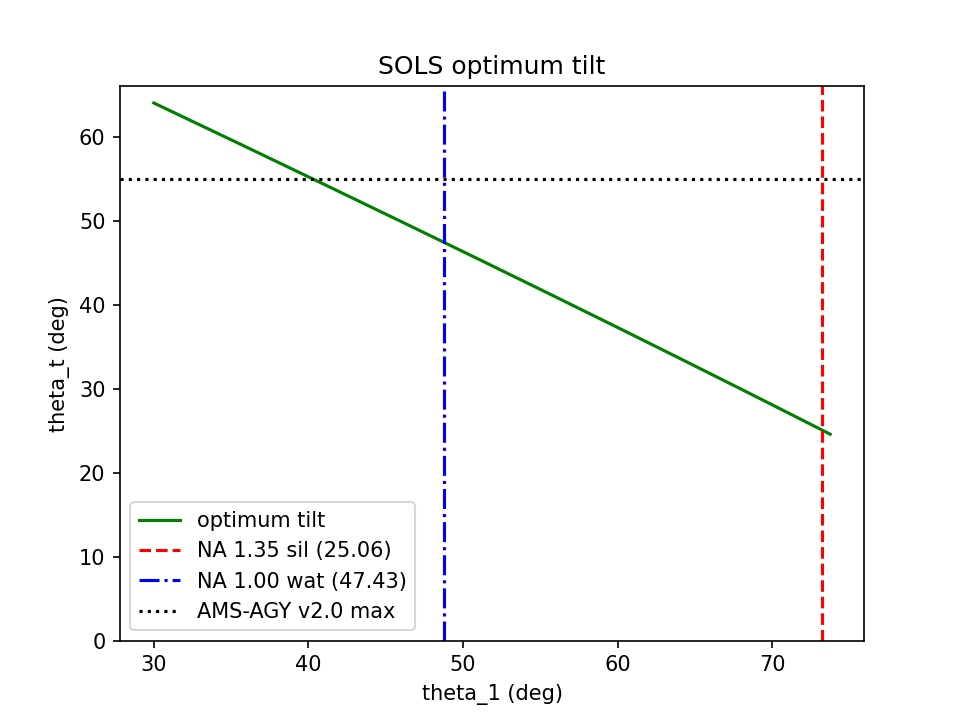

The Python source for this figure:
import numpy as np

def optimum_tilt(na, n, verbose=True):
    theta = np.arcsin(na/n)
    theta_e = np.rad2deg(
        np.arctan(np.sin(theta) / (1/(2*np.pi) + np.cos(theta))))
    theta_1 = np.rad2deg(theta)
    theta_x = theta_1 - theta_e
    theta_t = 90 - theta_e
    if verbose:
        print('Optimum tilt (NA=%0.2f, n=%0.2f):'%(na,n))
        print('theta_1=%0.2f'%theta_1)
        print('theta_e=%0.2f'%theta_e)
        print('theta_x=%0.2f'%theta_x)
        print('theta_t=%0.2f'%theta_t)
        print('')
    return theta_1, theta_e, theta_x, theta_t

if __name__ == "__main__":
    # Input:
    theta_t_135sil = optimum_tilt(1.35, 1.41)[3]
    theta_t_100wat = optimum_tilt(1.00, 1.33)[3]

    # Plot:
    na = np.linspace(0.5, 0.96, 1000)
    theta_1, theta_e, theta_x, theta_t = optimum_tilt(na, 1.00, verbose=False)

    import matplotlib.pyplot as plt
    fig, ax = plt.subplots()
    ax.set_title('SOLS optimum tilt')
    ax.set_ylabel('theta_t (deg)')
    ax.set_xlabel('theta_1 (deg)')
    ax.plot(theta_1, theta_t, color='g')
    ax.axvline(x=73.23, label='NA 1.35 sil (%0.2f)'%theta_t_135sil,
               linestyle='--', color='r')
    ax.axvline(x=48.75, label='NA 1.00 wat (%0.2f)'%theta_t_100wat,
               linestyle='-.', color='b')
    ax.axhline(y=55, label='AMS-AGY v2.0 max', linestyle=':', color='k')
    ax.set_ylim(ymin=0)
    plt.legend(loc="lower left")
    fig.savefig('SOLS_optimum_tilt.png', dpi=150)
    plt.show()
